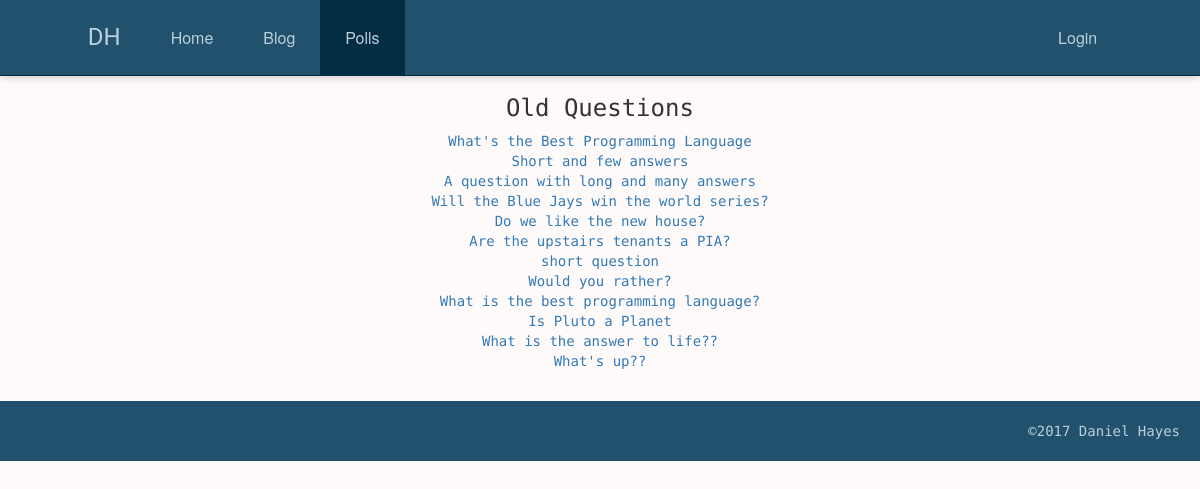
Screenshot of /polls/ with the database file from the repository.
### polls/models.py (models this page shows, shortened)
class Question(models.Model):
    class Meta:
        ordering = ['-pub_date']
    question_text = models.CharField(max_length=200)
    pub_date = models.DateTimeField('date published', default=timezone.now)
    expiry_date = models.DateTimeField(default=timezone.now() + datetime.timedelta(days=1))
    def was_published_recently(self):
        now = timezone.now()
        return now - datetime.timedelta(days=1) <= self.pub_date <= now
    was_published_recently.admin_order_field = 'pub_date'
    was_published_recently.boolean = True
    was_published_recently.short_description = 'recent?'

### polls/views.py (the view)
class IndexView(generic.ListView):
    template_name = 'polls/index.html'
    context_object_name = 'question_list'
    def get_queryset(self):
        return Question.objects.filter(pub_date__lte=timezone.now())
    def get_context_data(self, **kwargs):
        context = super(IndexView, self).get_context_data(**kwargs)
        context['active_questions'] = Question.objects.filter(expiry_date__gt=timezone.now())
        context['old_questions'] = Question.objects.filter(expiry_date__lte=timezone.now())
        return context

### polls/templates/polls/index.html (shortened to what this page needs)
{% extends 'home/base.html' %}
{% block polls_active %}
  active
{% endblock %}
{% block content %}
  {% if old_questions %}
    <h3>Old Questions</h3>
    <ul class="no-style">
    {% for question in old_questions %}
      <li><a href="{% url 'polls:detail' question.id %}">{{ question.question_text }}</a></li>
    {% endfor %}
    </ul>
  {% endif %}
{% endblock content %}

### polls/static/polls/style.css (style rules this page uses)
ul.no-style { list-style: none; padding-left: 0px; }

### rows the page displays
Question: question_text "What's the Best Programming Language"
Question: question_text "Short and few answers"
Question: question_text "A question with long and many answers"
Question: question_text "Will the Blue Jays win the world series?"
Question: question_text "Do we like the new house?"
Question: question_text "Are the upstairs tenants a PIA?"
Question: question_text "short question"
Question: question_text "Would you rather?"
Question: question_text "What is the best programming language?"
Question: question_text "Is Pluto a Planet"
Question: question_text "What is the answer to life??"
Question: question_text "What's up??"
